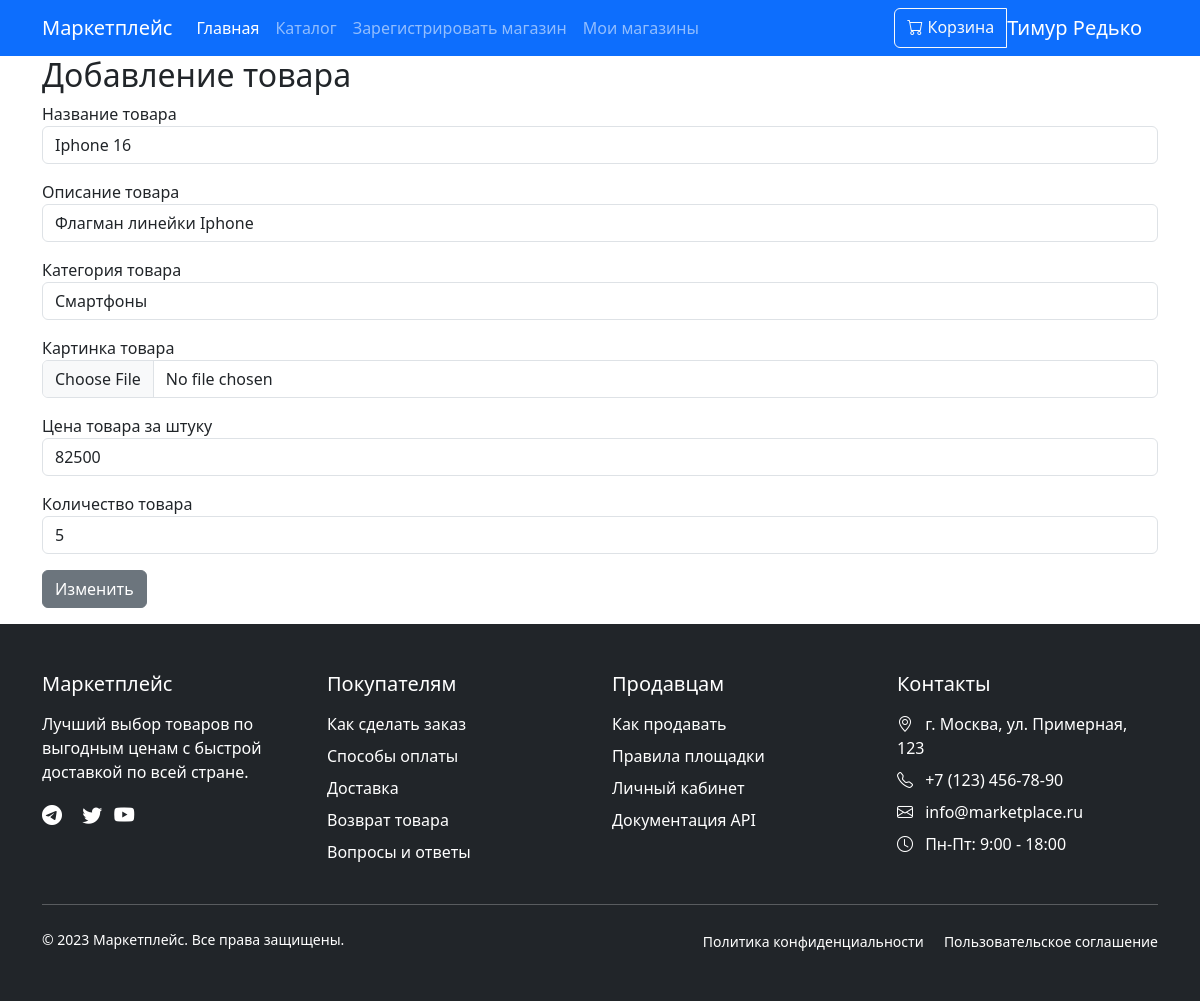
The app's page /edit_product/1 (signed in), older data.
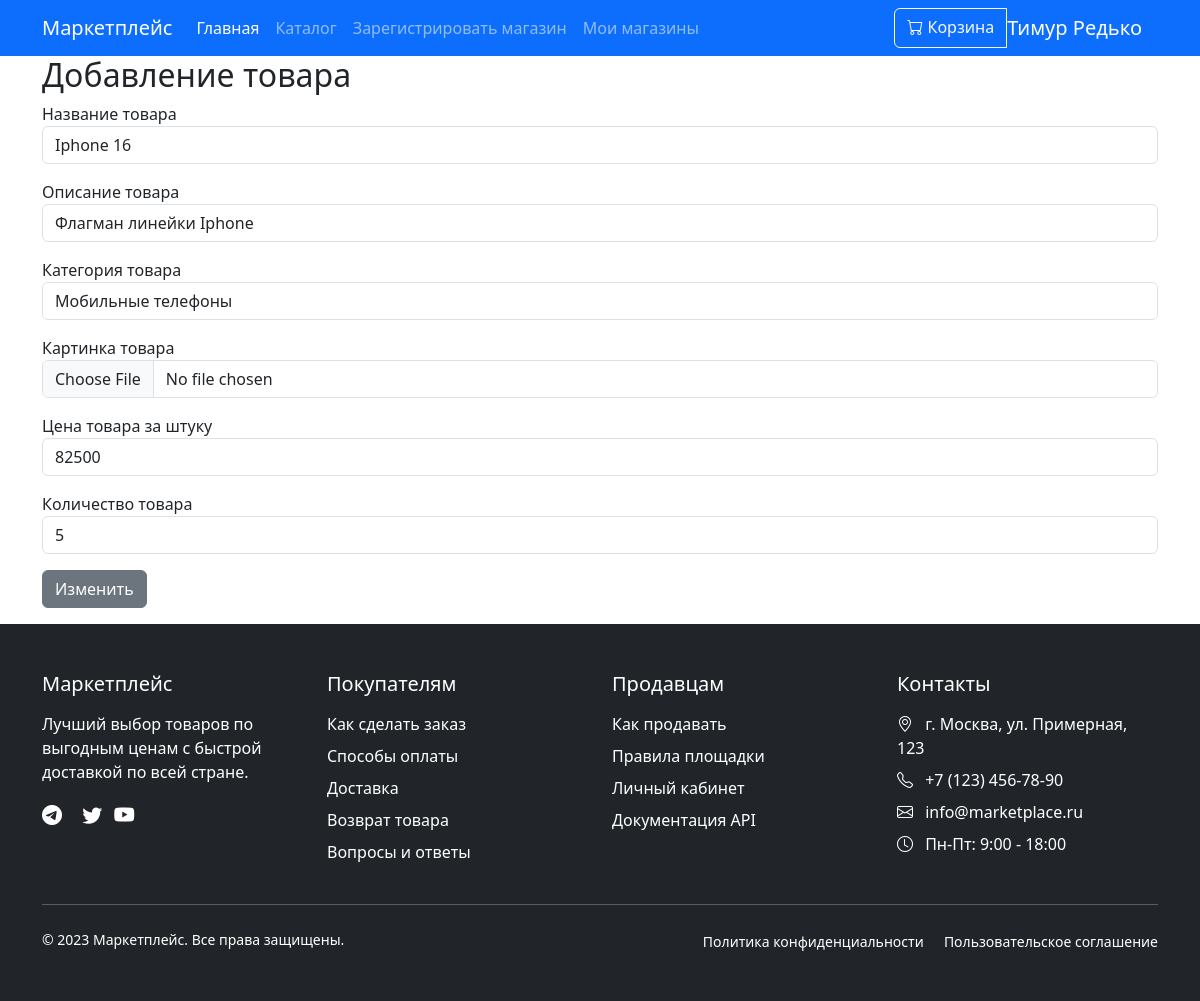
The same page, newer data.
### data/models/products.py (models this page shows)
class Product(SerializerMixin, SqlAlchemyBase):
    __tablename__ = 'products'
    id = Column(Integer, primary_key=True, autoincrement=True)
    shop_id = Column(Integer, ForeignKey('shops.id'))
    category = Column(String)
    name = Column(String)
    description = Column(String)
    price = Column(Integer)
    logo_url = Column(String)
    stock_quantity = Column(Integer)
    created_at = Column(String, default=datetime.date.today())
    shop = orm.relationship('Shop')

### main.py (the view, shortened to what this page needs)
@login_required
@app.route('/edit_product/<int:product_id>', methods=['GET', 'POST'])
def edit_product(product_id):
    db_sess = db_session.create_session()
    product = db_sess.query(Product).get(product_id)
    if not product:
        abort(404)
    shop = db_sess.query(Shop).get(product.shop_id)
    if not shop or shop.user != current_user:
        abort(403)
    form = ProductForm()
    if request.method == 'GET':
        form.name.data = product.name
        form.description.data = product.description
        form.price.data = product.price
        form.stock_quantity.data = product.stock_quantity
        form.category.data = product.category
        form.submit.label.text = 'Изменить'
    return render_template('product_creating.html', form=form, product=product)

### forms/product_creating_form.py
class ProductForm(FlaskForm):
    name = StringField('Название товара', validators=[DataRequired()])
    description = StringField('Описание товара', validators=[DataRequired()])
    category = StringField("Категория товара", validators=[DataRequired()])
    logo = FileField('Картинка товара')
    stock_quantity = IntegerField('Количество товара', validators=[DataRequired()])
    price = IntegerField("Цена товара за штуку", validators=[DataRequired()])
    submit = SubmitField('Создать товар')

### data/db_session.py (called while the page is built)
def create_session() -> Session:
    global __factory
    return __factory()

### main.py (called while the page is built)
@login_manager.user_loader
def load_user(user_id):
    db_sess = db_session.create_session()
    return db_sess.query(User).get(user_id)

### templates/product_creating.html (shortened to what this page needs)
{% extends "base.html" %}
{% block main %}
<h2>Добавление товара</h2>
<form action="" method="post" enctype="multipart/form-data">
  <p>
    {{ form.name.label }}<br>
    {{ form.name(class="form-control") }}
  </p>
  <p>
    {{ form.description.label }}<br>
    {{ form.description(class="form-control") }}
  </p>
  <p>
    {{ form.category.label }}<br>
    {{ form.category(class="form-control") }}
  </p>
  <p>
    {{ form.logo.label }}<br>
    {{ form.logo(class="form-control") }}
  </p>
  <p>
    {{ form.price.label }}<br>
    {{ form.price(class="form-control") }}
  </p>
  <p>
    {{ form.stock_quantity.label }}<br>
    {{ form.stock_quantity(class="form-control") }}
  </p>
  <p>
    {{ form.submit(class="btn btn-secondary") }}
  </p>
</form>
{% endblock %}

Row changes from the older to the newer data that the page shows:
changed Product "Iphone 16": category "Смартфоны" → "Мобильные телефоны"
